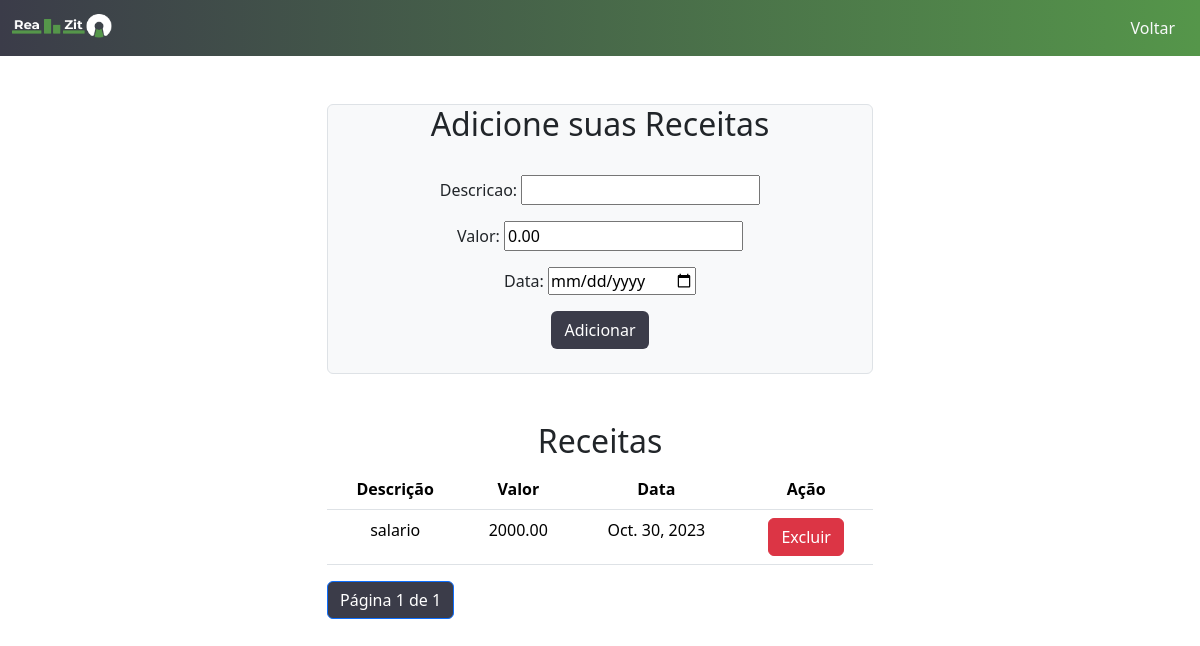
Page /usuarios/financeiro/adicionar_receita/ (signed in) on the committed database.
### financeiro/models.py (models this page shows, shortened)
class Receita(models.Model):
    descricao = models.CharField(max_length=255)
    valor = models.DecimalField(max_digits=10, decimal_places=2)
    data = models.DateField()
    usuario = models.ForeignKey(settings.AUTH_USER_MODEL, on_delete=models.CASCADE)
    class Meta:
        app_label = 'financeiro'

### financeiro/views.py (the view)
# urls.py: path('adicionar_receita/', views.adicionar_receita, name='adicionar_receita'),
@login_required
def adicionar_receita(request):
    if request.method == 'POST':
        form = ReceitaForm(request.POST)
        if form.is_valid():
            nova_receita = form.save(commit=False)
            nova_receita.usuario = request.user
            nova_receita.save()
            return redirect('adicionar_receita')
    else:
        form = ReceitaForm()
    receitas = Receita.objects.filter(usuario=request.user)
    paginator = Paginator(receitas, 5)
    page = request.GET.get('page')
    try:
        receitas = paginator.page(page)
    except PageNotAnInteger:
        receitas = paginator.page(1)
    except EmptyPage:
        receitas = paginator.page(paginator.num_pages)
    return render(request, 'registration/adicionar_receita.html', {'form': form, 'receitas': receitas})

### financeiro/forms.py
class ReceitaForm(forms.ModelForm):
    class Meta:
        model = Receita
        fields = ['descricao', 'valor', 'data']
        widgets = {
            'data': DateInput(attrs={'type': 'date'}),
            'valor': NumberInput(attrs={'value': '0.00'}),
        }

### usuarios/templates/registration/adicionar_receita.html (shortened to what this page needs)
{% load static %}
<!DOCTYPE html>
<html lang="br">
<head>
    <link href="https://cdn.jsdelivr.net/npm/bootstrap@5.3.2/dist/css/bootstrap.min.css" rel="stylesheet">
  </head>
<nav class="navbar" style="background: linear-gradient(to right, #3B3C49, #55964A);">
  <div class="container-fluid">
    <a class="navbar-brand text-light" href="#">
      <img src="{% static "usuarios/logo_clara.png" %}" alt="Logo" width="100" height="24" class="d-inline-block align-text-top">
    </a>
    <ul class="nav justify-content-end bg-sucess rounded-circle">
      <button type="button" class="btn text-light"  onclick="returnToDashboard()">Voltar</button>
    </ul>
  </div>
</nav>
<div class="container mt-5">
  <div class="row justify-content-center">
    <div class="col-md-6">
      <div class="container border bg-light border-succes rounded">
  <h2 class="text-center">Adicione suas Receitas</h2><br>
  <form method="post" class="text-center">
    {{ form.as_p }}
    <button type="submit" class="btn btn-block" style="background-color: #3B3C49; color: white;" >Adicionar</button><br><br>
  </form>
</div>
<br><br>
  <h2 class="text-center">Receitas</h2>
  <table class="table container text-center">
    <thead>
      <tr>
        <th>Descrição</th>
        <th>Valor</th>
        <th>Data</th>
        <th>Ação</th>
      </tr>
    </thead>
    <tbody>
      {% for receita in receitas %}
        <tr>
          <td>{{ receita.descricao }}</td>
          <td>{{ receita.valor }}</td>
          <td>{{ receita.data }}</td>
          <td>
            <a href="{% url 'delete_receita' receita.id %}" class="btn btn-danger">Excluir</a>
          </td>
        </tr>
      {% empty %}
        <tr>
          <td colspan="4" class="text-center">Nenhuma receita cadastrada.</td>
        </tr>
      {% endfor %}
    </tbody>
  </table>
  <div class="text-center">
    <ul class="pagination">
        <li class="page-item active"><span class="page-link" style="background-color: #3B3C49; color: white;">Página {{ receitas.number }} de {{ receitas.paginator.num_pages }}</span></li>
    </ul>
  </div>
</html>

### rows in the picture
Receita: descricao "salario", valor "2000.00", data "Oct. 30, 2023"

### other values in the picture
{{ receitas.number }} "1"
{{ receitas.paginator.num_pages }} "1"
